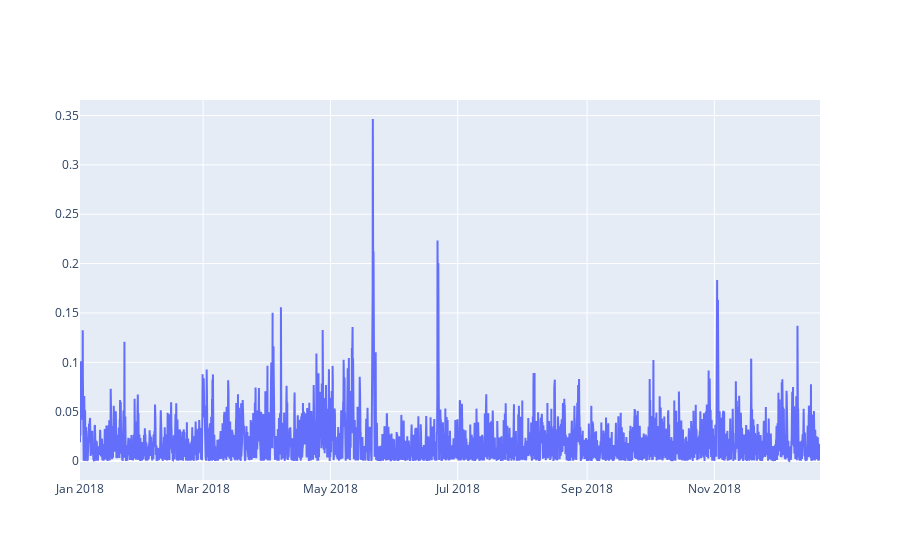

Notebook code cell kept with this figure:
### Code cell
iplot([{"x": y_test_full['ds'], "y": relative_error_on_test}])

### Figure 1 — Plotly figure (JSON) as saved in the notebook; plotly's stock layout.template omitted (floating-point values rounded to 4 significant figures; data arrays with more than 128 entries replaced by an {"elided": "..."} marker saying what was removed)
{"data": [{"type": "scatter", "x": {"elided": "8512 str values"}, "y": {"elided": "8512 float values"}}], "layout": {}}
